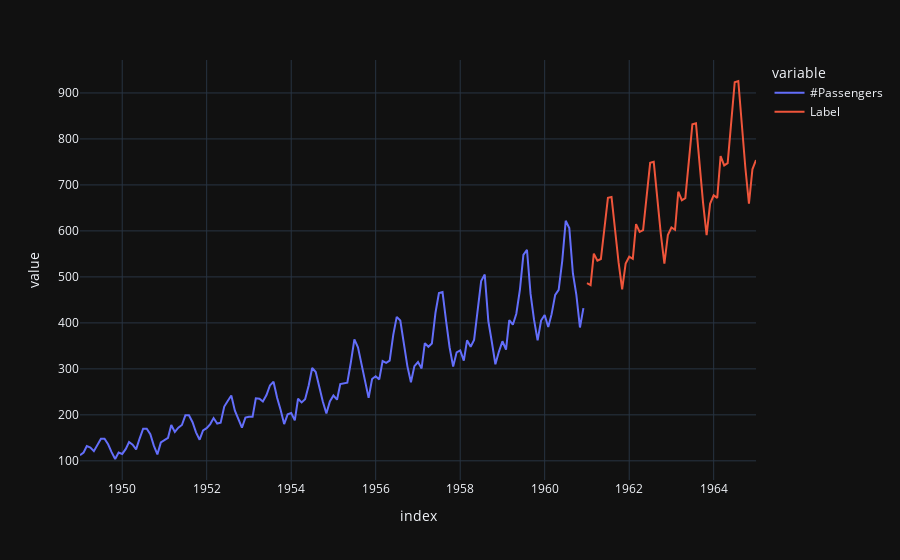

This figure's notebook cell:
### Code cell
concat_df = pd.concat([data,predictions_future], axis=0)
concat_df_i = pd.date_range(start='1949-01-01', end = '1965-01-01', freq = 'MS')
concat_df.set_index(concat_df_i, inplace=True)
fig = px.line(concat_df, x=concat_df.index, y=["#Passengers", "Label"], template = 'plotly_dark')
fig.show()

### Figure 1 — Plotly figure (JSON) as saved in the notebook; plotly's stock layout.template omitted (floating-point values rounded to 4 significant figures; data arrays with more than 128 entries replaced by an {"elided": "..."} marker saying what was removed)
{"data": [{"hovertemplate": "variable=#Passengers<br>index=%{x}<br>value=%{y}<extra></extra>", "legendgroup": "#Passengers", "line": {"color": "#636efa", "dash": "solid"}, "marker": {"symbol": "circle"}, "mode": "lines", "name": "#Passengers", "orientation": "v", "showlegend": true, "type": "scatter", "x": {"elided": "193 str values"}, "xaxis": "x", "y": {"elided": "193 int values"}, "yaxis": "y"}, {"hovertemplate": "variable=Label<br>index=%{x}<br>value=%{y}<extra></extra>", "legendgroup": "Label", "line": {"color": "#EF553B", "dash": "solid"}, "marker": {"symbol": "circle"}, "mode": "lines", "name": "Label", "orientation": "v", "showlegend": true, "type": "scatter", "x": {"elided": "193 str values"}, "xaxis": "x", "y": {"elided": "193 float values"}, "yaxis": "y"}], "layout": {"legend": {"title": {"text": "variable"}, "tracegroupgap": 0}, "margin": {"t": 60}, "xaxis": {"anchor": "y", "domain": [0, 1], "title": {"text": "index"}}, "yaxis": {"anchor": "x", "domain": [0, 1], "title": {"text": "value"}}}}
